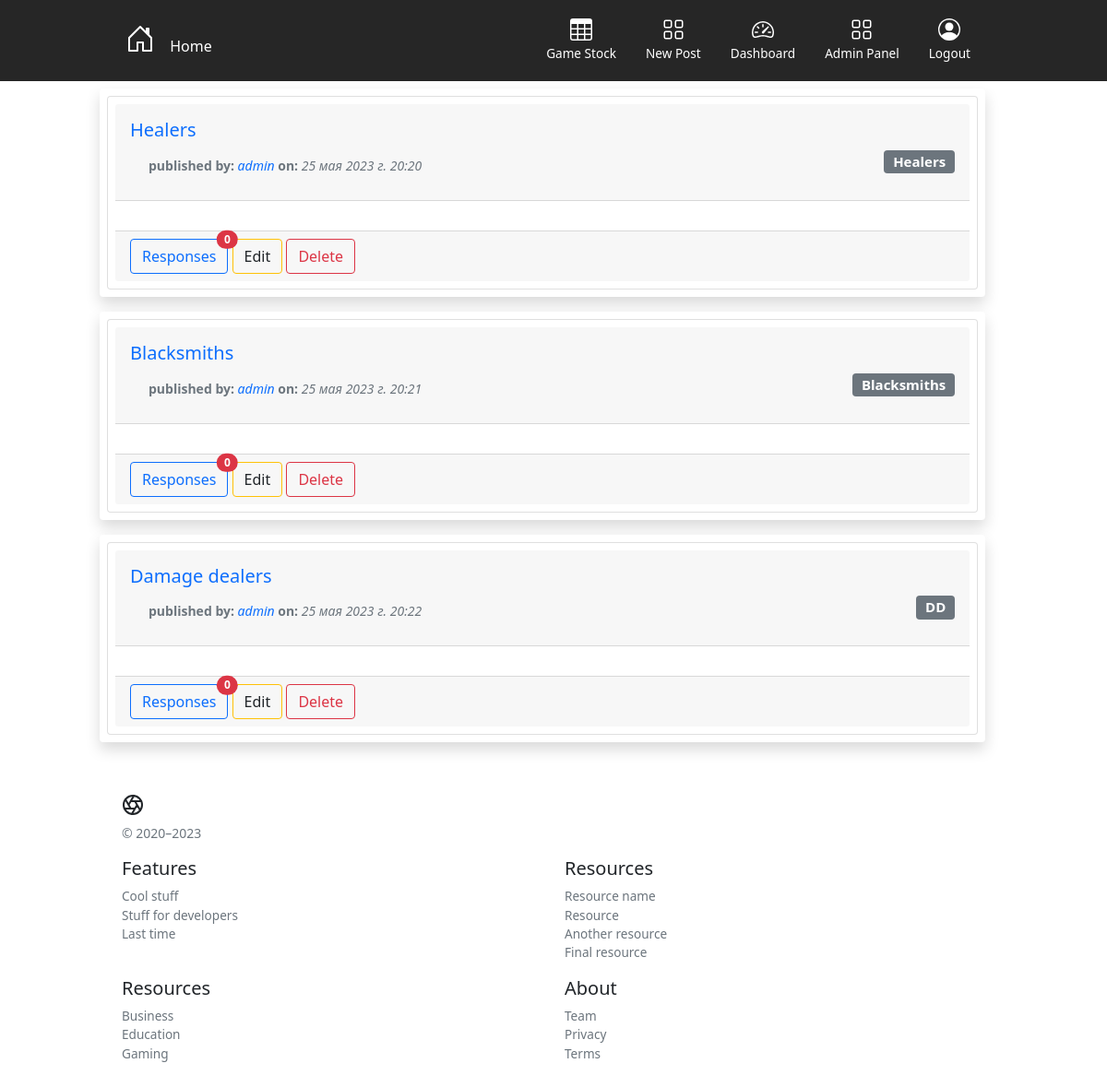
Screenshot of /board/dashboard/ (signed in) with the database file from the repository.
### board/models.py (models this page shows, shortened)
class Post(models.Model):
    title = models.CharField('Title', max_length=100)
    category = models.ForeignKey('Category', on_delete=models.CASCADE, verbose_name='Category')
    author = models.ForeignKey(User, on_delete=models.CASCADE, verbose_name='Author')
    datetime = models.DateTimeField(auto_now_add=True)

class Category(models.Model):
    name = models.CharField(max_length=20)
    def __str__(self):
        return f'{self.name}'

### board/views.py (the view)
# urls.py: path('dashboard/', DashboardView.as_view(), name='dashboard'),
class DashboardView(View):
    def get(self, request, *args, **kwargs):
        context = {
            'posts': request.user.post_set.all(),
        }
        return render(request, 'board/dashboard.html', context)

### board/templates/board/dashboard.html (shortened to what this page needs)
{% extends 'board/base.html' %}
{% block content %}
<div class="container">
  {% for post in posts %}
  <div class="row">
    {%include "includes/post_layout.html" %}
  </div>
  {% endfor %}
</div>
{% endblock content %}

### board/templates/includes/post_layout.html (shortened to what this page needs)
<div class="row p-2 my-2 shadow bg-body rounded">
  <div class="card p-2">
    <div class="card-header">
      <h3 class="card-title">
        <a class="navbar-brand" href="{% url 'board:post_detail' post.pk %}">
          {{ post.title }}
        </a>
      </h3>
      <a class="navbar-brand" href="{% url 'board:category' post.category.name %}">
        <span class="badge bg-secondary float-end">{{ post.category }}</span>
      </a>
      <small class="text-muted ms-1">
        <b>
          published by:
        </b>
        <a href="{% url 'board:by_author' post.author %}">
          <span class="fst-italic">{{ post.author }}</span>
        </a>
        <b>
          on:
        </b>
        <span class="fst-italic">
          {{ post.datetime}}
        </span>
      </small>
    </div>
    <div class="card-body">
    </div>
    <div class="card-footer">
      {% if user.is_authenticated and post in user.post_set.all %}
      <a class="text-decoration-none" href="{% url 'board:comments_list' post.pk %}">
        <button type="button" class="btn btn-outline-primary position-relative ">
          Responses
          <span class="position-absolute top-0 start-100 translate-middle badge rounded-pill bg-danger">
            {{ post.comment_set.all|length }}
          </span>
        </button>
      </a>
      <a class="text-decoration-none" href="{% url 'board:post_update' post.pk %}">
        <button class="btn btn-outline-warning text-dark">
          Edit
        </button>
      </a>
      <a href="{% url 'board:post_delete' post.pk %}">
        <button class="btn btn-outline-danger">
          Delete
        </button>
      </a>
      {% else %}
      <a class="text-decoration-none" href="{% url 'board:comment_create' post.pk %}">
        <button class="btn btn-outline-info">
          Respond
        </button>
      </a>
      {% endif %}
    </div>
  </div>
</div>

### board/templates/static/css/style.css (style rules this page uses)
.container { max-width: 960px; }
a { text-decoration: none !important; }

### rows the page displays
Post: title "Healers", category "Healers", author "admin", datetime "25 мая 2023 г. 20:20", comment_set.all|length "0"
Post: title "Blacksmiths", category "Blacksmiths", author "admin", datetime "25 мая 2023 г. 20:21", comment_set.all|length "0"
Post: title "Damage dealers", category "DD", author "admin", datetime "25 мая 2023 г. 20:22", comment_set.all|length "0"
